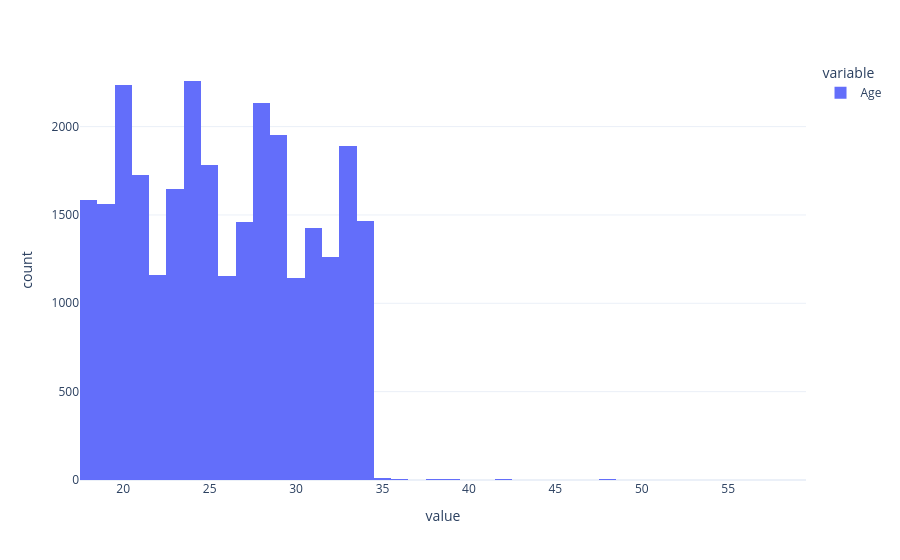

Notebook code for this chart:
### Code cell
px.histogram(df.Age)

### Figure 1 — Plotly figure (JSON) as saved in the notebook; plotly's stock layout.template omitted (floating-point values rounded to 4 significant figures; data arrays with more than 128 entries replaced by an {"elided": "..."} marker saying what was removed)
{"data": [{"bingroup": "x", "hovertemplate": "variable=Age<br>value=%{x}<br>count=%{y}<extra></extra>", "legendgroup": "Age", "marker": {"color": "#636efa", "pattern": {"shape": ""}}, "name": "Age", "orientation": "v", "showlegend": true, "type": "histogram", "x": {"elided": "27901 float values"}, "xaxis": "x", "yaxis": "y"}], "layout": {"barmode": "relative", "legend": {"title": {"text": "variable"}, "tracegroupgap": 0}, "margin": {"t": 60}, "xaxis": {"anchor": "y", "domain": [0, 1], "title": {"text": "value"}}, "yaxis": {"anchor": "x", "domain": [0, 1], "title": {"text": "count"}}}}
